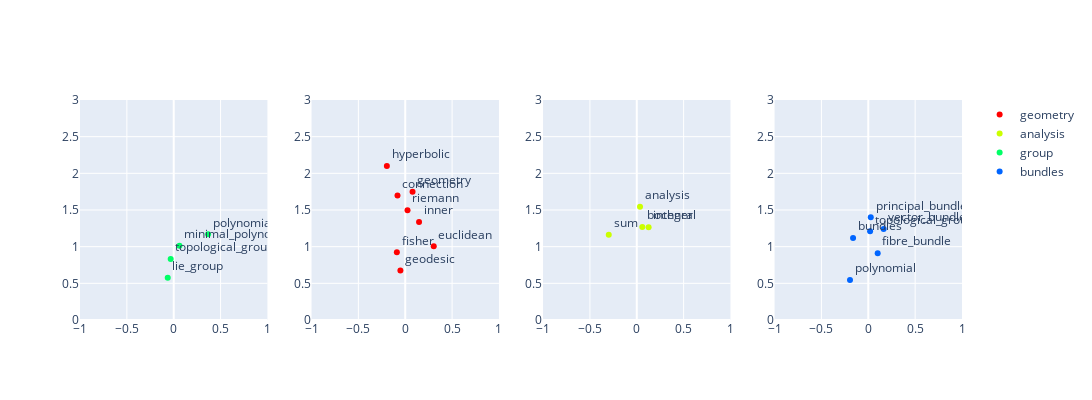

The cell this chart's notebook holds for it:
### Code cell
plot_wordnet_embeddings(hyp_model, gaussians, labeled_word_dict, ratio_words=1)

### Figure 1 — Plotly figure (JSON) as saved in the notebook; plotly's stock layout.template omitted (floating-point values rounded to 4 significant figures)
{"data": [{"marker": {"color": "rgb(255, 0, 0)"}, "mode": "markers+text", "name": "geometry", "text": ["riemann", "inner", "geodesic", "connection", "hyperbolic", "euclidean", "fisher", "geometry"], "textposition": "top right", "type": "scatter", "x": [0.02442, 0.1475, -0.05169, -0.08258, -0.1962, 0.3041, -0.08957, 0.07813], "xaxis": "x2", "y": [1.497, 1.336, 0.6765, 1.699, 2.101, 1.005, 0.9229, 1.749], "yaxis": "y2"}, {"marker": {"color": "rgb(203, 255, 0)"}, "mode": "markers+text", "name": "analysis", "text": ["bochner", "integral", "sum", "analysis"], "textposition": "top right", "type": "scatter", "x": [0.05915, 0.1266, -0.2988, 0.03481], "xaxis": "x3", "y": [1.267, 1.266, 1.162, 1.544], "yaxis": "y3"}, {"marker": {"color": "rgb(0, 255, 102)"}, "mode": "markers+text", "name": "group", "text": ["group", "lie_group", "topological_group", "minimal_polynomial", "polynomial", "group"], "textposition": "top right", "type": "scatter", "x": [0.922, -0.06385, -0.03228, 0.06149, 0.3667, 0.922], "xaxis": "x", "y": [6.946, 0.5771, 0.8324, 1.013, 1.168, 6.946], "yaxis": "y"}, {"marker": {"color": "rgb(0, 101, 255)"}, "mode": "markers+text", "name": "bundles", "text": ["vector_bundle", "principal_bundle", "topological_group", "fibre_bundle", "polynomial", "bundles"], "textposition": "top right", "type": "scatter", "x": [0.1639, 0.02653, 0.01932, 0.1004, -0.1951, -0.1624], "xaxis": "x4", "y": [1.24, 1.4, 1.209, 0.9113, 0.544, 1.117], "yaxis": "y4"}], "layout": {"height": 400, "width": 1600, "xaxis": {"anchor": "y", "domain": [0, 0.2125], "range": [-1, 1], "type": "linear"}, "xaxis2": {"anchor": "y2", "domain": [0.2625, 0.475], "range": [-1, 1], "type": "linear"}, "xaxis3": {"anchor": "y3", "domain": [0.525, 0.7375], "range": [-1, 1], "type": "linear"}, "xaxis4": {"anchor": "y4", "domain": [0.7875, 1], "range": [-1, 1], "type": "linear"}, "yaxis": {"anchor": "x", "domain": [0, 1], "range": [0, 3], "type": "linear"}, "yaxis2": {"anchor": "x2", "domain": [0, 1], "range": [0, 3], "type": "linear"}, "yaxis3": {"anchor": "x3", "domain": [0, 1], "range": [0, 3], "type": "linear"}, "yaxis4": {"anchor": "x4", "domain": [0, 1], "range": [0, 3], "type": "linear"}}}
